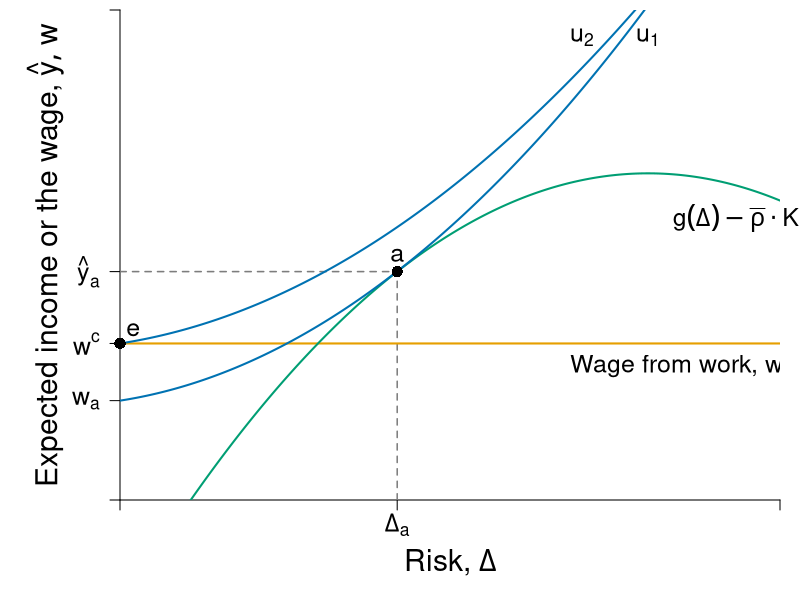

Recreate this plot in R.
require(shape)
pdf(file = "capitalism/risk_comparison_initial.pdf", width = 9, height = 7)

#Set parameters for graphics
axislabelsize <- 1.8
labelsize <- 1.5
namesize <- 1.8
annotatesize <- 1.5
graphlinewidth <- 2
segmentlinewidth <- 1.5
a <- c(2, 4, 6)


COL <- c("#7fc97f", "#beaed4", "#fdc086", "#ffff99", "#386cb0", "#f0027f", "#bf5b17", "#666666")
COLA <- c("#e0f3db", "#99d8c9","#66c2a4","#41ae76", "#238b45", "#005824")
COLB <- c("#c6dbef", "#4eb3d3", "#2b8cbe", "#0868ac","#084081")
COLC <- c("#fcfbfd", "#efedf5", "#dadaeb", "#bcbddc", "#9e9ac8", "#807dba", "#6a51a3", "#54278f", "#3f007d")
grays <- gray.colors(25, start = 1, end = 0, alpha = 1)
CBCols <- c("#009E73","#0072B2","#E69F00","#CC79A7", "#F0E442")


par(mar =  c(5, 6, 0.5, 1))
xlims <- c(0, 15)
ylims <- c(0, 18)

riskreturn <- function(g, int1 = 14, int2 = 4, coeff = 1/3){
  int1 - (int2 - (coeff)*g)^2
}

uA <- function(omega, g, slope = 0.5){
  omega + omega*g  - slope*g^2
}

indiffA <- function(g, intercept = 3, slope1 = 0.25, slope2 = 0.12){
  intercept  + slope1*g + slope2*g^2
}

indiffA2 <- function(g, intercept = 3, slope1 = 0.25, slope2 = 0.05){
  intercept  + slope1*g + slope2*g^2
}

#Plot command 
plot(0, 0, xlim = xlims, ylim = ylims, 
     type = "n",
     xlab = expression(paste("")),
     ylab = expression(paste("")), 
     axes = FALSE,
     # xlab = expression(paste("Bob's Payoff, ", u^B)),
     # ylab = expression(paste("Alfredo's Payoff, ", u^A)),
     #xaxt = "n", 
     #yaxt = "n", 
     cex.lab = axislabelsize, 
     bty = "n", 
     xaxs = "i", 
     yaxs = "i"
)


#Customize ticks and labels for the plot
ticksx <- c(0, 6.3, xlims[2])
xlabels <- c(NA, expression(paste(Delta[a])), NA)
ticksy <- c(0, 3.65, 5.75, riskreturn(int1 = 12, 6.3), ylims[2])
ylabels <- c(NA, expression(paste(w[a])), expression(paste(w^c)),  expression(paste(hat(y)[a])), NA)

axis(1, at = ticksx, pos = 0, labels = xlabels, cex.axis = labelsize)
axis(2, at = ticksy, pos = 0, labels = ylabels, las = 1, cex.axis = labelsize)

#Axis labels and draw linear utility function
mtext(expression(paste("Risk, ", Delta)), side = 1, line = 3, cex = axislabelsize)
text(-1.7, 0.5*ylims[2], expression(paste("Expected income or the wage, ", list(hat(y), w))), xpd = TRUE, cex = axislabelsize, srt = 90) 


npts <- 500 
xx1 <- seq(xlims[1], xlims[2], length.out = npts)

#Add points a, b, c and d
segments(6.3, 0, 6.3, riskreturn(g = 6.3, int1 = 12), lty = 2, col = grays[20], lwd = segmentlinewidth)
segments(0, riskreturn(g = 6.3, int1 = 12), 6.3, riskreturn(g = 6.3, int1 = 12), lty = 2, col = grays[20], lwd = segmentlinewidth)

#text(5.6 + 0.25, riskreturn(g = 5.6) - 0.3, expression(A), cex = labelsize)
# 


# segments(7.25, 0, 7.25, riskreturn(g = 7.25, int1 = 15) , lty = 2, col = grays[20], lwd = segmentlinewidth)
# segments(0, riskreturn(g = 7.25, int1 = 15) , 7.25, riskreturn(g = 7.25, int1 = 15) , lty = 2, col = grays[20], lwd = segmentlinewidth)
#text(7 + 0.25, riskreturn(g = 7.5, int1 = 15) - 1, expression(B), cex = labelsize)

#Segment for next best wage offer
# segments(0, 5.75, xlims[2], 5.75, lty = 2, col = "gray", lwd = segmentlinewidth)
# 
# 
# points(12, riskreturn(int1 = 15, g = 12), pch = 16, col = "black", cex = 1.5)
# 
# points(12, riskreturn(int1 = 5.7, g = 12), pch = 16, col = "black", cex = 1.5)

#Segment for next best wage offer
segments(0, 5.75, xlims[2], 5.75, lty = 1, col = CBCols[3], lwd = graphlinewidth)

text(12.75, 5, expression(paste("Wage from work, ", w^c)), cex = labelsize)

lines(xx1, riskreturn(xx1, int1 = 12), col = CBCols[1], lwd = graphlinewidth, lty = 1)
#lines(xx1, riskreturn(xx1, int1 = 15), col = CBCols[1], lwd = graphlinewidth, lty = 1)
#lines(xx1, indiffA(xx1, intercept = 4.4), col = COLB[3], lwd = graphlinewidth, lty = 1)
#lines(xx1, indiffA(xx1, intercept = 8), col = COLB[3], lwd = graphlinewidth, lty = 1)
lines(xx1, indiffA2(xx1, intercept = 3.65, slope2 = 0.08), col = CBCols[2], lwd = graphlinewidth, lty = 1)
#lines(xx1, indiffA2(xx1, intercept = 7.8, slope2 = 0.055), col = CBCols[2], lwd = graphlinewidth, lty = 1)
lines(xx1, indiffA2(xx1, intercept = 5.75, slope2 = 0.068), col = CBCols[2], lwd = graphlinewidth, lty = 1)

# points
# points(7.25, riskreturn(g = 7.25, int1 = 15) , pch = 16, col = "black", cex = 1.5)
points(6.3, riskreturn(g = 6.3, int1 = 12), pch = 16, col = "black", cex = 1.5)
points(0, 5.75, pch = 16, col = "black", cex = 1.5, xpd = TRUE)


#Label risk return schedule
#text(14, riskreturn(g = 14), expression(paste(g(Delta) - rho%.%K) ), cex = labelsize, xpd = TRUE)

text(14, riskreturn(int1 = 12, g = 14)-1.2, expression(paste(g(Delta) - bar(rho)%.%K) ), cex = labelsize, xpd = TRUE)

#Arrows(12.5, riskreturn(int1 = 15, g = 12) - 0.6, 12.5, riskreturn(int1 = 12, g = 12) + 0.5, col = "black", lty = 1, lwd = 2, arr.type = "triangle", arr.lwd = 0.5, code = 3)
#text(11.1, 13.5, expression(paste(bar(rho)%.%K - rho%.%K)), cex = labelsize, xpd = TRUE)
# text(13.5, 9.7, expression(paste(m)), cex = labelsize)

#Label value functions
text(6.3, riskreturn(int1 = 12, 6.3) + 0.6, expression(a), cex = labelsize)
#text(7.25, riskreturn(int1 = 15, 7.25) + 0.8, expression(a^1), cex = labelsize)
text(12, 17, expression(u[1]), cex = labelsize)
text(10.5, 17, expression(u[2]), cex = labelsize)

text(0.3, 5.75 + 0.5, expression(e), cex = labelsize)


dev.off()
